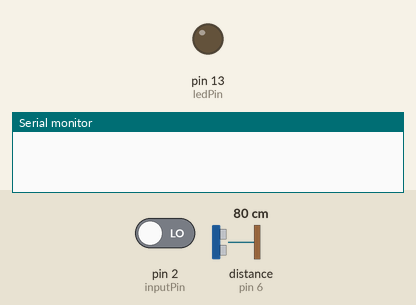
This sketch was run on a simulated Arduino Uno, built with avr-gcc and run on an emulated ATmega328P. Shown: output pins drawn as LEDs (lit = HIGH), the last lines printed to the serial monitor. Wiring (inferred from the names in the program): ultrasonic range finder: trigger pin 5; echo pin 6. The inputs (shaded band) are chosen by the test bench; at power-on: pin 2 (inputPin) LOW, distance to the obstacle (sensor on pin 6) 80 cm. The echo pulse lasts 58.3 µs per cm; pins used as bus, display or sensor lines are not drawn.

Above: at 1.2 s.
1.3 s: pin 2 (inputPin) driven HIGH
At 2.3 s:
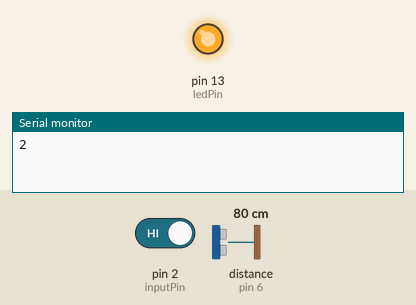
2.8 s: pin 2 (inputPin) driven LOW
At 3.6 s:
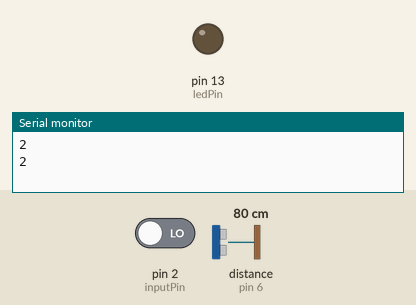
Timing chart, 0 to 5.8 s (numbered marks = the images above; inputs shaded):
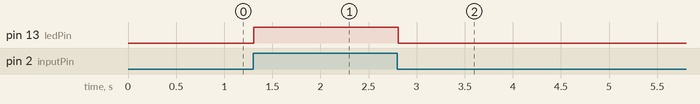

The sketch:

pir_ultrasonic.ino
```cpp
int trigPin = 5;
int echoPin = 6;
int ledPin = 13;                // choose the pin for the LED
int inputPin = 2;               // choose the input pin (for PIR sensor)
int pirState = LOW;             // we start, assuming no motion detected
int val = 0;                    // variable for reading the pin status

void setup() {
  pinMode(ledPin, OUTPUT);      // declare LED as output
  pinMode(inputPin, INPUT);
  pinMode(trigPin, OUTPUT);
  pinMode(echoPin, INPUT);
  // declare sensor as input

  Serial.begin(9600);
}

void loop(){
  val = digitalRead(inputPin);
  long duration, distance;
  digitalWrite(trigPin, LOW);
  delayMicroseconds(2);
  digitalWrite(trigPin, HIGH);
  delayMicroseconds(10);
  digitalWrite(trigPin, LOW);
  duration = pulseIn(echoPin, HIGH);
  distance = duration * 0.0340 / 2;
  // read input value
  if (val == HIGH) {            // check if the input is HIGH
    digitalWrite(ledPin, HIGH);  // turn LED ON
    if (pirState == LOW) {
      // we have just turned on
      if(distance == 0 || distance > 200){
        Serial.println("1");
        pirState = HIGH;
      }
      else if(distance > 0 && distance <= 200){
        Serial.println("2");
        pirState = HIGH;
        }
      // We only want to print on the output change, not state
    }
  }
  else if(val==LOW){
    digitalWrite(ledPin, LOW); // turn LED OFF
    if (pirState == HIGH){
        if(distance == 0 || distance > 200){
          Serial.println("0");
          pirState = LOW;
      }

        else if(distance > 0 && distance <= 200){
          Serial.println("2");
          pirState = LOW;
      }
  }
  }
 }
```

Measured:
- after the input at 1.3 s, pin 13 (ledPin): LOW → HIGH at once
- after the input at 2.8 s, pin 13 (ledPin): HIGH → LOW at once
